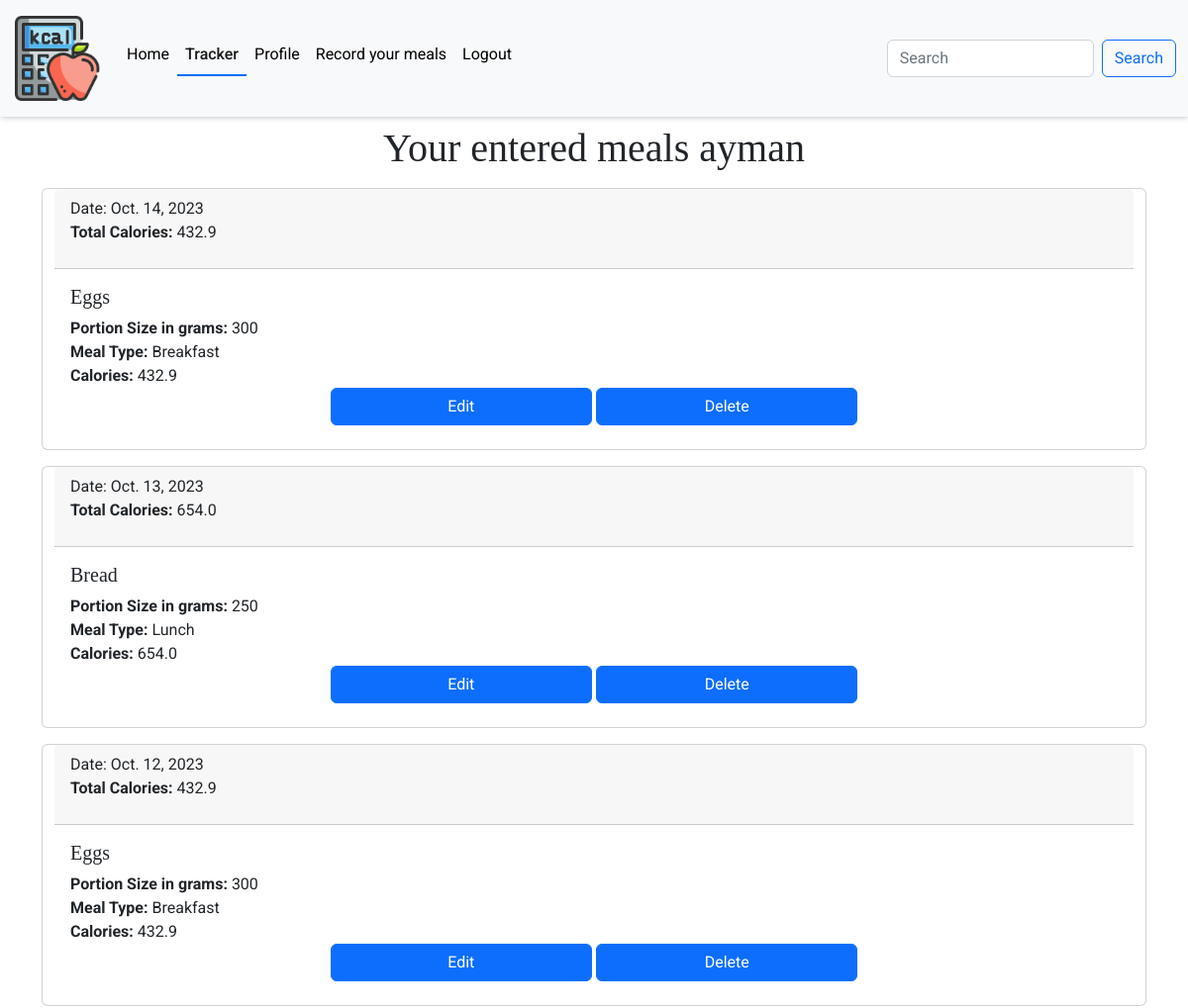
The app's page /tracker/trackers/ (signed in, upper part), older data.
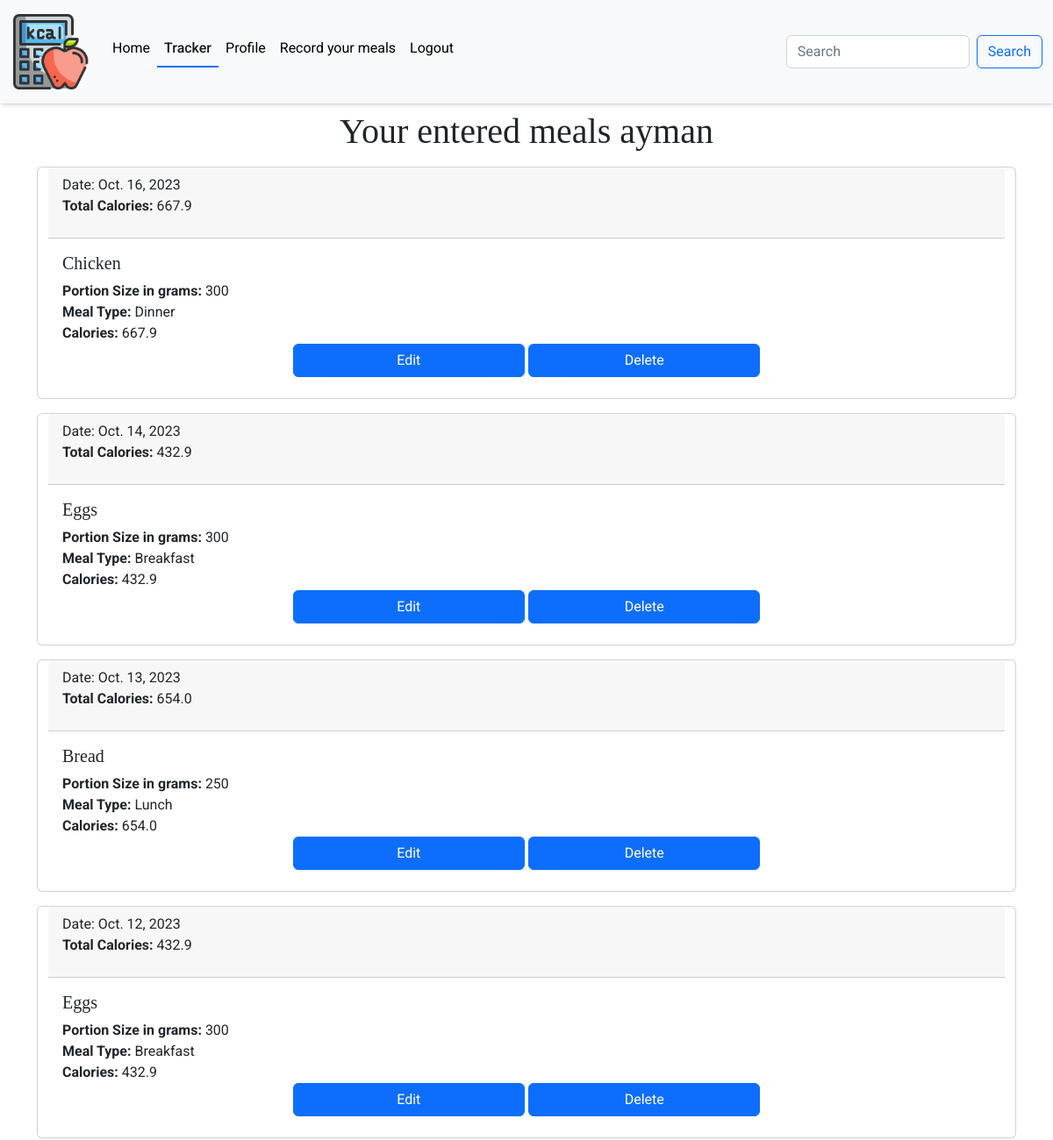
The same page, newer data.
### tracker/models.py (models this page shows, shortened)
class Tracker(models.Model):
    MEAL_CHOICES = (
        ("Breakfast", "Breakfast"),
        ("Lunch", "Lunch"),
        ("Dinner", "Dinner"),
        ("Snack", "Snack"),
    )
    user = models.ForeignKey(Profile, on_delete=models.CASCADE, related_name="trackers")
    title = models.CharField(max_length=300, null=False, blank=False)
    date = models.DateField(null=False, blank=False)
    portion_size = models.CharField(max_length=200, blank=False, null=False)
    meal_type = models.CharField(choices=MEAL_CHOICES, max_length=10, default="Snack")
    calories = models.FloatField(null=False, default="0")
    image = ResizedImageField(
        size=(400, None),
        quality=75,
        upload_to="tracker/",
        force_format="WEBP",
        blank=True,
        null=False,
    )
    image_alt = models.CharField(max_length=100, null=True, blank=True)
    class Meta:
        ordering = ["-date"]

### tracker/views.py (the view)
# urls.py: path("trackers/", Trackers.as_view(), name="trackers"),
class Trackers(ListView):
    template_name = "tracker/trackers.html"
    model = Tracker
    context_object_name = "trackers"
    def get_context_data(self, **kwargs):
        context = super().get_context_data(**kwargs)
        grouped_by_date = {}
        for date, group in groupby(
            self.object_list.order_by("-date"), lambda x: x.date
        ):
            grouped_entries = list(group)
            total_calories = sum(entry.calories or 0 for entry in grouped_entries)
            grouped_by_date[date] = {
                "entries": grouped_entries,
                "total_calories": total_calories,
            }
        context["trackers_grouped"] = grouped_by_date
        return context
    def get_queryset(self):
        return Tracker.objects.filter(user=self.request.user.profile)

### tracker/templates/tracker/trackers.html (shortened to what this page needs)
{% extends "base.html" %}
{% block content %}
<div class="container justify-content-center d-flex flex-row flex-wrap justify-content-center">
    <h1 class="text-center p-2">
        Your entered meals {{ request.user.username }}
    </h1>
    {% for date, data in trackers_grouped.items %}
    <div class="card mb-3 container justify-content-center">
        <div class="card-header">
            Date: {{ date }}
            <p><strong>Total Calories:</strong> {{ data.total_calories }}</p>
        </div>
        <div class="card-body">
            {% for tracker in data.entries %}
            <div class="row g-0 mb-2">
                <div class="col-md-8">
                    <h5 class="card-title">{{ tracker.title }}</h5>
                    <p class="card-text">
                        <strong>Portion Size in grams:</strong> {{ tracker.portion_size }}<br>
                        <strong>Meal Type:</strong> {{ tracker.meal_type }} <br>
                        <strong>Calories:</strong> {{tracker.calories}}
                    </p>
                </div>
                <div class="text-center">
                    <a href="{% url 'edit_tracker' tracker.id %}" class="btn btn-primary w-25">Edit</a>
                    <a href="{% url 'delete_tracker' tracker.id %}" class="btn btn-primary w-25">Delete</a>
                </div>
            </div>
            {% endfor %}
        </div>
    </div>
    {% endfor %}
</div>
{% endblock %}

Row changes from the older to the newer data that the page shows:
added Tracker: trackers_grouped "Oct. 16, 2023", title "Chicken", portion_size "300", meal_type "Dinner", calories "667.9"
Text that changed along with them:
new list line: "Date: Total Calories: 667.9"
